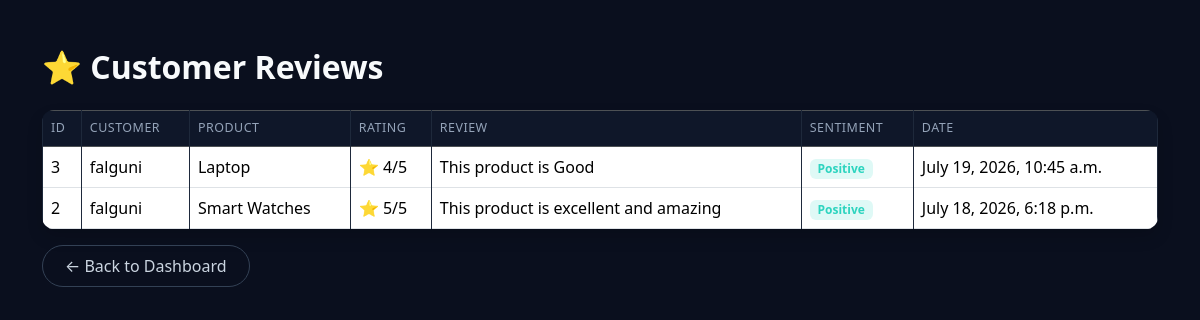
The app's page /admin-reviews/ with its own data.
### store/models.py (models this page shows, shortened)
class Review(models.Model):
    customer = models.ForeignKey(Customer, on_delete=models.CASCADE)
    product = models.ForeignKey(Product, on_delete=models.CASCADE)
    rating = models.IntegerField()
    review = models.TextField()
    sentiment = models.CharField(max_length=20)
    review_date = models.DateTimeField(auto_now_add=True)

class Customer(models.Model):
    fullname = models.CharField(max_length=100)
    email = models.EmailField(unique=True)
    phone = models.CharField(max_length=10)
    password = models.CharField(max_length=100)

class Product(models.Model):
    name = models.CharField(max_length=100)
    category = models.CharField(max_length=50)
    price = models.IntegerField()
    description = models.TextField()
    stock = models.IntegerField()
    image = models.URLField()

### store/views.py (the view)
# urls.py: path("admin-reviews/", views.admin_reviews, name="admin_reviews"),
def admin_reviews(request):
    reviews = Review.objects.all().order_by("-review_date")
    return render(request, "admin_reviews.html", {
        "reviews": reviews
    })

### store/templates/admin_reviews.html (shortened to what this page needs)
<!DOCTYPE html>
<html>
<head>
    <link href="https://cdn.jsdelivr.net/npm/bootstrap@5.3.3/dist/css/bootstrap.min.css" rel="stylesheet">
</head>
<body>
<div class="container mt-5">
    <h2 class="mb-4">⭐ Customer Reviews</h2>
    <table class="table table-bordered table-hover shadow">
        <thead class="table-dark">
            <tr>
                <th>ID</th>
                <th>Customer</th>
                <th>Product</th>
                <th>Rating</th>
                <th>Review</th>
                <th>Sentiment</th>
                <th>Date</th>
            </tr>
        </thead>
        <tbody>
        {% for review in reviews %}
        <tr>
            <td>{{ review.id }}</td>
            <td>{{ review.customer.fullname }}</td>
            <td>{{ review.product.name }}</td>
            <td>⭐ {{ review.rating }}/5</td>
            <td>{{ review.review }}</td>
            <td>
                {% if review.sentiment == "Positive" %}
                    <span class="badge bg-success">Positive</span>
                {% elif review.sentiment == "Negative" %}
                    <span class="badge bg-danger">Negative</span>
                {% else %}
                    <span class="badge bg-secondary">Neutral</span>
                {% endif %}
            </td>
            <td>{{ review.review_date }}</td>
        </tr>
        {% empty %}
        <tr>
            <td colspan="7" class="text-center">
                No Reviews Found
            </td>
        </tr>
        {% endfor %}
        </tbody>
    </table>
    <a href="{% url 'dashboard' %}" class="btn btn-secondary">
        ← Back to Dashboard
    </a>
</div>
</body>
</html>

### store/templates/admin_reviews.html (style rules this page uses)
body { background: #0a0f1e; }
.container h2 { color: #f8fafc; font-weight: 600; }
.table { background: #0f1729; color: #e2e8f0; border-radius: 12px; overflow: hidden; }
.table thead.table-dark th { background: #0f1729; color: #94a3b8; border-color: #1e293b; font-size: 0.78rem; letter-spacing: 0.5px; text-transform: uppercase; font-weight: 500; }
.table td, .table th { border-color: #1e293b; vertical-align: middle; }
.badge.bg-success { background-color: rgba(45, 212, 191, 0.15) !important; color: #2dd4bf !important; }
.btn-secondary { background: transparent; border: 1px solid #334155; color: #cbd5e1; border-radius: 24px; padding: 8px 22px; }

### records on screen
Review: id "3", customer.fullname "falguni", product.name "Laptop", rating "4", review "This product is Good", sentiment "Positive", review_date "July 19, 2026, 10:45 a.m."
Review: id "2", customer.fullname "falguni", product.name "Smart Watches", rating "5", review "This product is excellent and amazing", sentiment "Positive", review_date "July 18, 2026, 6:18 p.m."
